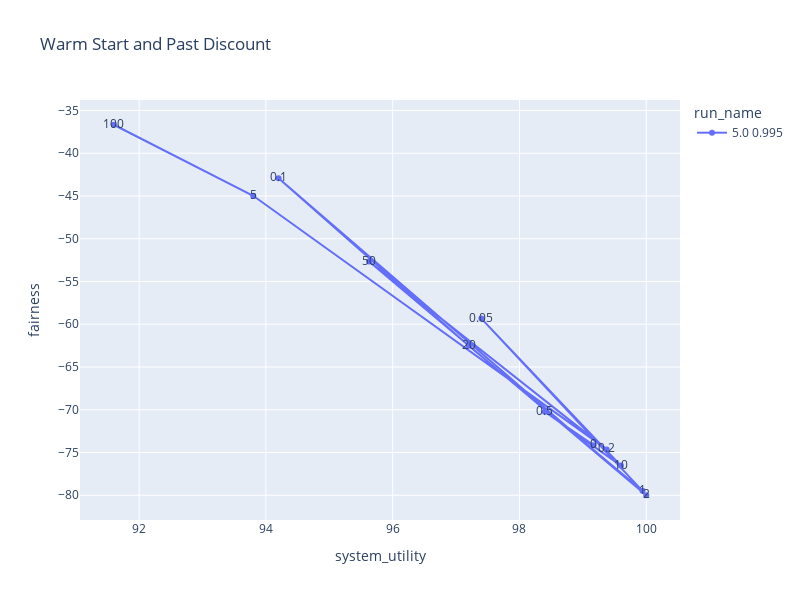

The code cell stored with this chart in its notebook:
### Code cell
px.line(df[df.past_discount==0.5], x='system_utility', y='fairness', color='warm_start', title='Warm Start', text='learning_beta', markers=True).show()

# plot utiliy vs fairness for each warm_start-past_discount combo
df['run_name'] = df.warm_start.astype(str) + ' ' + df.past_discount.astype(str)
fig = px.line(df[df.past_discount>0.9], x='system_utility', y='fairness', color='run_name', title='Warm Start and Past Discount', text='learning_beta', markers=True)
fig.update_layout(width=800, height=600)
fig.show()

### Figure 1 — Plotly figure (JSON) as saved in the notebook; plotly's stock layout.template omitted (floating-point values rounded to 4 significant figures)
{"data": [{"hovertemplate": "run_name=5.0 0.995<br>system_utility=%{x}<br>fairness=%{y}<br>learning_beta=%{text}<extra></extra>", "legendgroup": "5.0 0.995", "line": {"color": "#636efa", "dash": "solid"}, "marker": {"symbol": "circle"}, "mode": "markers+text+lines", "name": "5.0 0.995", "orientation": "v", "showlegend": true, "text": [0, 0.5, 10, 0.05, 1, 20, 0.1, 2, 50, 0.2, 5, 100], "type": "scatter", "x": [99.17, 98.4, 99.6, 97.4, 99.94, 97.2, 94.2, 100, 95.63, 99.38, 93.8, 91.6], "xaxis": "x", "y": [-74.14, -70.24, -76.53, -59.34, -79.48, -62.51, -42.92, -80.0, -52.67, -74.64, -44.98, -36.67], "yaxis": "y"}], "layout": {"height": 600, "legend": {"title": {"text": "run_name"}, "tracegroupgap": 0}, "title": {"text": "Warm Start and Past Discount"}, "width": 800, "xaxis": {"anchor": "y", "domain": [0, 1], "title": {"text": "system_utility"}}, "yaxis": {"anchor": "x", "domain": [0, 1], "title": {"text": "fairness"}}}}
